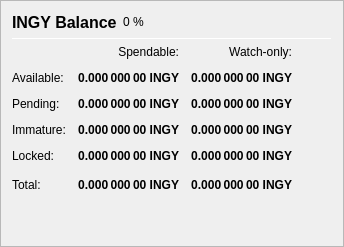
                   <widget class="QFrame" name="frame_Balances">
                    <property name="frameShape">
                     <enum>QFrame::StyledPanel</enum>
                    </property>
                    <property name="frameShadow">
                     <enum>QFrame::Raised</enum>
                    </property>
                    <layout class="QVBoxLayout" name="verticalLayout_4">
                     <item>
                      <layout class="QHBoxLayout" name="horizontalLayout_4">
                       <item>
                        <widget class="QLabel" name="label_5">
                         <property name="minimumSize">
                          <size>
                           <width>0</width>
                           <height>20</height>
                          </size>
                         </property>
                         <property name="font">
                          <font>
                           <pointsize>12</pointsize>
                           <weight>75</weight>
                           <bold>true</bold>
                          </font>
                         </property>
                         <property name="text">
                          <string>INGY Balance</string>
                         </property>
                        </widget>
                       </item>
                       <item>
                        <widget class="QLabel" name="labelINGYPercent">
                         <property name="text">
                          <string notr="true">0 %</string>
                         </property>
                        </widget>
                       </item>
                       <item>
                        <spacer name="horizontalSpacer_3">
                         <property name="orientation">
                          <enum>Qt::Horizontal</enum>
                         </property>
                         <property name="sizeHint" stdset="0">
                          <size>
                           <width>40</width>
                           <height>20</height>
                          </size>
                         </property>
                        </spacer>
                       </item>
                      </layout>
                     </item>
                     <item>
                      <widget class="Line" name="line_Balance">
                       <property name="minimumSize">
                        <size>
                         <width>0</width>
                         <height>1</height>
                        </size>
                       </property>
                       <property name="maximumSize">
                        <size>
                         <width>16777215</width>
                         <height>1</height>
                        </size>
                       </property>
                       <property name="orientation">
                        <enum>Qt::Horizontal</enum>
                       </property>
                      </widget>
                     </item>
                     <item>
                      <layout class="QGridLayout" name="gridLayout">
                       <property name="spacing">
                        <number>12</number>
                       </property>
                       <item row="0" column="1">
                        <widget class="QLabel" name="labelSpendable">
                         <property name="text">
                          <string>Spendable:</string>
                         </property>
                         <property name="alignment">
                          <set>Qt::AlignRight|Qt::AlignTrailing|Qt::AlignVCenter</set>
                         </property>
                        </widget>
                       </item>
                       <item row="0" column="2">
                        <widget class="QLabel" name="labelWatchonly">
                         <property name="text">
                          <string>Watch-only:</string>
                         </property>
                         <property name="alignment">
                          <set>Qt::AlignRight|Qt::AlignTrailing|Qt::AlignVCenter</set>
                         </property>
                        </widget>
                       </item>
                       <item row="1" column="0">
                        <widget class="QLabel" name="labelBalanceText">
                         <property name="text">
                          <string>Available:</string>
                         </property>
                        </widget>
                       </item>
                       <item row="1" column="1">
                        <widget class="QLabel" name="labelBalance">
                         <property name="font">
                          <font>
                           <weight>75</weight>
                           <bold>true</bold>
                          </font>
                         </property>
                         <property name="cursor">
                          <cursorShape>IBeamCursor</cursorShape>
                         </property>
                         <property name="toolTip">
                          <string>Your current spendable balance</string>
                         </property>
                         <property name="text">
                          <string notr="true">0.000 000 00 INGY</string>
                         </property>
                         <property name="alignment">
                          <set>Qt::AlignRight|Qt::AlignTrailing|Qt::AlignVCenter</set>
                         </property>
                         <property name="textInteractionFlags">
                          <set>Qt::LinksAccessibleByMouse|Qt::TextSelectableByKeyboard|Qt::TextSelectableByMouse</set>
                         </property>
                        </widget>
                       </item>
                       <item row="1" column="2">
                        <widget class="QLabel" name="labelWatchAvailable">
                         <property name="font">
                          <font>
                           <weight>75</weight>
                           <bold>true</bold>
                          </font>
                         </property>
                         <property name="cursor">
                          <cursorShape>IBeamCursor</cursorShape>
                         </property>
                         <property name="toolTip">
                          <string>Your current balance in watch-only addresses</string>
                         </property>
                         <property name="text">
                          <string notr="true">0.000 000 00 INGY</string>
                         </property>
                         <property name="alignment">
                          <set>Qt::AlignRight|Qt::AlignTrailing|Qt::AlignVCenter</set>
                         </property>
                         <property name="textInteractionFlags">
                          <set>Qt::LinksAccessibleByMouse|Qt::TextSelectableByKeyboard|Qt::TextSelectableByMouse</set>
                         </property>
                        </widget>
                       </item>
                       <item row="2" column="0">
                        <widget class="QLabel" name="labelPendingText">
                         <property name="text">
                          <string>Pending:</string>
                         </property>
                        </widget>
                       </item>
                       <item row="2" column="1">
                        <widget class="QLabel" name="labelUnconfirmed">
                         <property name="font">
                          <font>
                           <weight>75</weight>
                           <bold>true</bold>
                          </font>
                         </property>
                         <property name="cursor">
                          <cursorShape>IBeamCursor</cursorShape>
                         </property>
                         <property name="toolTip">
                          <string>Total of transactions that have yet to be confirmed, and do not yet count toward the spendable balance</string>
                         </property>
                         <property name="text">
                          <string notr="true">0.000 000 00 INGY</string>
                         </property>
                         <property name="alignment">
                          <set>Qt::AlignRight|Qt::AlignTrailing|Qt::AlignVCenter</set>
                         </property>
                         <property name="textInteractionFlags">
                          <set>Qt::LinksAccessibleByMouse|Qt::TextSelectableByKeyboard|Qt::TextSelectableByMouse</set>
                         </property>
                        </widget>
                       </item>
                       <item row="2" column="2">
                        <widget class="QLabel" name="labelWatchPending">
                         <property name="font">
                          <font>
                           <weight>75</weight>
                           <bold>true</bold>
                          </font>
                         </property>
                         <property name="cursor">
                          <cursorShape>IBeamCursor</cursorShape>
                         </property>
                         <property name="toolTip">
                          <string>Unconfirmed transactions to watch-only addresses</string>
                         </property>
                         <property name="text">
                          <string notr="true">0.000 000 00 INGY</string>
                         </property>
                         <property name="alignment">
                          <set>Qt::AlignRight|Qt::AlignTrailing|Qt::AlignVCenter</set>
                         </property>
                         <property name="textInteractionFlags">
                          <set>Qt::LinksAccessibleByMouse|Qt::TextSelectableByKeyboard|Qt::TextSelectableByMouse</set>
                         </property>
                        </widget>
                       </item>
                       <item row="3" column="0">
                        <widget class="QLabel" name="labelImmatureText">
                         <property name="text">
                          <string>Immature:</string>
                         </property>
                        </widget>
                       </item>
                       <item row="3" column="1">
                        <widget class="QLabel" name="labelImmature">
                         <property name="font">
                          <font>
                           <weight>75</weight>
                           <bold>true</bold>
                          </font>
                         </property>
                         <property name="cursor">
                          <cursorShape>IBeamCursor</cursorShape>
                         </property>
                         <property name="toolTip">
                          <string>Staked or masternode rewards that has not yet matured</string>
                         </property>
                         <property name="text">
                          <string notr="true">0.000 000 00 INGY</string>
                         </property>
                         <property name="alignment">
                          <set>Qt::AlignRight|Qt::AlignTrailing|Qt::AlignVCenter</set>
                         </property>
                         <property name="textInteractionFlags">
                          <set>Qt::LinksAccessibleByMouse|Qt::TextSelectableByKeyboard|Qt::TextSelectableByMouse</set>
                         </property>
                        </widget>
                       </item>
                       <item row="3" column="2">
                        <widget class="QLabel" name="labelWatchImmature">
                         <property name="font">
                          <font>
                           <weight>75</weight>
                           <bold>true</bold>
                          </font>
                         </property>
                         <property name="cursor">
                          <cursorShape>IBeamCursor</cursorShape>
                         </property>
                         <property name="toolTip">
                          <string>Staked or masternode rewards in watch-only addresses that has not yet matured</string>
                         </property>
                         <property name="text">
                          <string notr="true">0.000 000 00 INGY</string>
                         </property>
                         <property name="alignment">
                          <set>Qt::AlignRight|Qt::AlignTrailing|Qt::AlignVCenter</set>
                         </property>
                         <property name="textInteractionFlags">
                          <set>Qt::LinksAccessibleByMouse|Qt::TextSelectableByKeyboard|Qt::TextSelectableByMouse</set>
                         </property>
                        </widget>
                       </item>
                       <item row="4" column="0">
                        <widget class="QLabel" name="labelLockedBalanceText">
                         <property name="toolTip">
                          <string>Locked INGY or Masternode collaterals. These are excluded from zINGY minting.</string>
                         </property>
                         <property name="text">
                          <string>Locked:</string>
                         </property>
                        </widget>
                       </item>
                       <item row="4" column="1">
                        <widget class="QLabel" name="labelLockedBalance">
                         <property name="font">
                          <font>
                           <weight>75</weight>
                           <bold>true</bold>
                          </font>
                         </property>
                         <property name="cursor">
                          <cursorShape>IBeamCursor</cursorShape>
                         </property>
                         <property name="toolTip">
                          <string>Locked INGY or Masternode collaterals. These are excluded from zINGY minting.</string>
                         </property>
                         <property name="text">
                          <string notr="true">0.000 000 00 INGY</string>
                         </property>
                         <property name="alignment">
                          <set>Qt::AlignRight|Qt::AlignTrailing|Qt::AlignVCenter</set>
                         </property>
                         <property name="textInteractionFlags">
                          <set>Qt::LinksAccessibleByMouse|Qt::TextSelectableByKeyboard|Qt::TextSelectableByMouse</set>
                         </property>
                        </widget>
                       </item>
                       <item row="4" column="2">
                        <widget class="QLabel" name="labelWatchLocked">
                         <property name="font">
                          <font>
                           <weight>75</weight>
                           <bold>true</bold>
                          </font>
                         </property>
                         <property name="cursor">
                          <cursorShape>IBeamCursor</cursorShape>
                         </property>
                         <property name="toolTip">
                          <string>Current locked balance in watch-only addresses</string>
                         </property>
                         <property name="text">
                          <string notr="true">0.000 000 00 INGY</string>
                         </property>
                         <property name="alignment">
                          <set>Qt::AlignRight|Qt::AlignTrailing|Qt::AlignVCenter</set>
                         </property>
                         <property name="textInteractionFlags">
                          <set>Qt::LinksAccessibleByMouse|Qt::TextSelectableByKeyboard|Qt::TextSelectableByMouse</set>
                         </property>
                        </widget>
                       </item>
                       <item row="5" column="0">
                        <widget class="QLabel" name="labelTotalText">
                         <property name="toolTip">
                          <string>Your current Ingenuity balance, unconfirmed and immature transactions included</string>
                         </property>
                         <property name="text">
                          <string>Total:</string>
                         </property>
                        </widget>
                       </item>
                       <item row="5" column="1">
                        <widget class="QLabel" name="labelTotal">
                         <property name="font">
                          <font>
                           <weight>75</weight>
                           <bold>true</bold>
                          </font>
                         </property>
                         <property name="cursor">
                          <cursorShape>IBeamCursor</cursorShape>
                         </property>
                         <property name="toolTip">
                          <string>Your current Ingenuity balance, unconfirmed and immature transactions included</string>
                         </property>
                         <property name="text">
                          <string notr="true">0.000 000 00 INGY</string>
                         </property>
                         <property name="alignment">
                          <set>Qt::AlignRight|Qt::AlignTrailing|Qt::AlignVCenter</set>
                         </property>
                         <property name="textInteractionFlags">
                          <set>Qt::LinksAccessibleByMouse|Qt::TextSelectableByKeyboard|Qt::TextSelectableByMouse</set>
                         </property>
                        </widget>
                       </item>
                       <item row="5" column="2">
                        <widget class="QLabel" name="labelWatchTotal">
                         <property name="font">
                          <font>
                           <weight>75</weight>
                           <bold>true</bold>
                          </font>
                         </property>
                         <property name="cursor">
                          <cursorShape>IBeamCursor</cursorShape>
                         </property>
                         <property name="toolTip">
                          <string>Current total balance in watch-only addresses</string>
                         </property>
                         <property name="text">
                          <string notr="true">0.000 000 00 INGY</string>
                         </property>
                         <property name="alignment">
                          <set>Qt::AlignRight|Qt::AlignTrailing|Qt::AlignVCenter</set>
                         </property>
                         <property name="textInteractionFlags">
                          <set>Qt::LinksAccessibleByMouse|Qt::TextSelectableByKeyboard|Qt::TextSelectableByMouse</set>
                         </property>
                        </widget>
                       </item>
                       <item row="5" column="3">
                        <spacer name="horizontalSpacer_9">
                         <property name="orientation">
                          <enum>Qt::Horizontal</enum>
                         </property>
                         <property name="sizeHint" stdset="0">
                          <size>
                           <width>40</width>
                           <height>20</height>
                          </size>
                         </property>
                        </spacer>
                       </item>
                      </layout>
                     </item>
                     <item>
                      <spacer name="verticalSpacer_3">
                       <property name="orientation">
                        <enum>Qt::Vertical</enum>
                       </property>
                       <property name="sizeHint" stdset="0">
                        <size>
                         <width>20</width>
                         <height>40</height>
                        </size>
                       </property>
                      </spacer>
                     </item>
                    </layout>
                   </widget>
